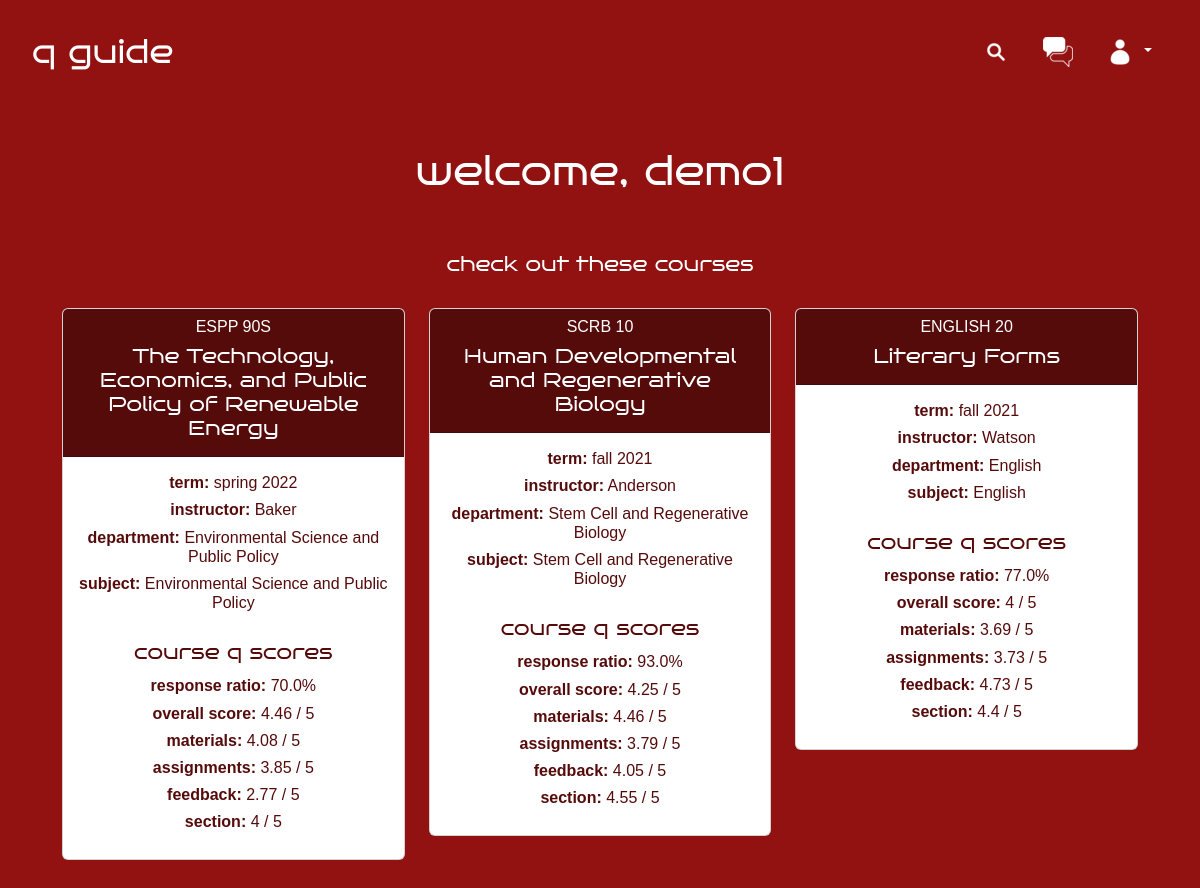
The page / (signed in) on the database its author committed.
### tables this page shows
CREATE TABLE users (
    id INTEGER PRIMARY KEY AUTOINCREMENT NOT NULL,
    username TEXT NOT NULL,
    hash TEXT NOT NULL,
    class TEXT,
    grad_year INTEGER
, concentration TEXT);

CREATE TABLE courses (
    id INTEGER PRIMARY KEY AUTOINCREMENT NOT NULL,
    name TEXT NOT NULL,
    abbr TEXT NOT NULL,
    term TEXT NOT NULL,
    year INTEGER NOT NULL,
    instructor TEXT NOT NULL,
    department TEXT NOT NULL,
    subject TEXT NOT NULL
);

### app.py (the view)
@app.route("/", methods=['GET', 'POST'])
def start():
    if session.get("user_id") is None:
        return render_template("start.html")
    else:
        db.execute("SELECT username FROM users WHERE id = (?)", (session["user_id"],))
        username = db.fetchall()
        db.execute("SELECT DISTINCT * FROM courses INNER JOIN scores ON scores.course_id = courses.id ORDER BY RANDOM() LIMIT 3")
        course_recs = db.fetchall()
        return render_template("home.html", username=username[0][0], course_recs=course_recs)

### app.py (called while the page is built)
@app.after_request
def after_request(response):
    response.headers["Cache-Control"] = "no-cache, no-store, must-revalidate"
    response.headers["Expires"] = 0
    response.headers["Pragma"] = "no-cache"
    return response

### templates/home.html (shortened to what this page needs)
{% extends "layout.html" %}
{% block main %}
    <h1>welcome, {{ username }}</h1>
    <br>
    <br>
    <h5>check out these courses</h5>
    <br>
    <div class="row row-cols-1 row-cols-sm-2 row-cols-md-3">
        {% for course in course_recs %}
            <div class="col">
                <div class="card text-center">
                    <div class="card-header">
                        <h6>{{ course[2] }}</h6>
                        <h5 class="card-title">{{ course[1] }}</h5>
                    </div>
                    <div class="card-body">
                        <h6 class="card-text"><b>term:</b> {{ course[3] }} {{ course[4] }}</h6>
                        <h6 class="card-text"><b>instructor:</b> {{ course[5] }}</h6>
                        <h6 class="card-text"><b>department:</b> {{ course[6] }}</h6>
                        <h6 class="card-text"><b>subject:</b> {{ course[7] }}</h6>
                        <br>
                        <h5 class="card-subtitle">course q scores</h5>
                        <p class="card-text"><b>response ratio:</b> {{ course[9] * 100 }}%</p>
                        <p class="card-text"><b>overall score:</b> {{ course[10] }} / 5</p>
                        <p class="card-text"><b>materials:</b> {{ course[11] }} / 5</p>
                        <p class="card-text"><b>assignments:</b> {{ course[12] }} / 5</p>
                        <p class="card-text"><b>feedback:</b> {{ course[13] }} / 5</p>
                        <p class="card-text"><b>section:</b> {{ course[14] }} / 5</p>
                    </div>
                </div>
                <br>
            </div>
        {% endfor %}
    </div>
{% endblock %}

### static/styles.css (style rules this page uses)
h5, h1, thead { color: white; font-family: 'bruno_aceregular', Lucida Console, Bahnschrift, Candara, sans-serif !important; }
p, h6 { font-family: 'Fira Sans Condensed', Calibri, sans-serif; color: white; line-height: 0.7; }
body { background-color: #921212 !important; padding: 100px 50px; }
button, .card-header, thead { background-color: #560B0B !important; }
.card-header, .card-body { padding: 5px; }
.card-subtitle, .card-text, .nav > li > .dropdown-menu > li > a { color: #560B0B !important; }

### rows shown on the page
users: username "demo1"
courses: abbr "ESPP 90S", name "The Technology, Economics, and Public Policy of Renewable Energy", term "spring", year "2022", instructor "Baker", department "Environmental Science and Public Policy", subject "Environmental Science and Public Policy", course "70.0", course "4.46", course "4.08", course "3.85", course "2.77", course "4"
courses: abbr "SCRB 10", name "Human Developmental and Regenerative Biology", term "fall", year "2021", instructor "Anderson", department "Stem Cell and Regenerative Biology", subject "Stem Cell and Regenerative Biology", course "93.0", course "4.25", course "4.46", course "3.79", course "4.05", course "4.55"
courses: abbr "ENGLISH 20", name "Literary Forms", term "fall", year "2021", instructor "Watson", department "English", subject "English", course "77.0", course "4", course "3.69", course "3.73", course "4.73", course "4.4"
